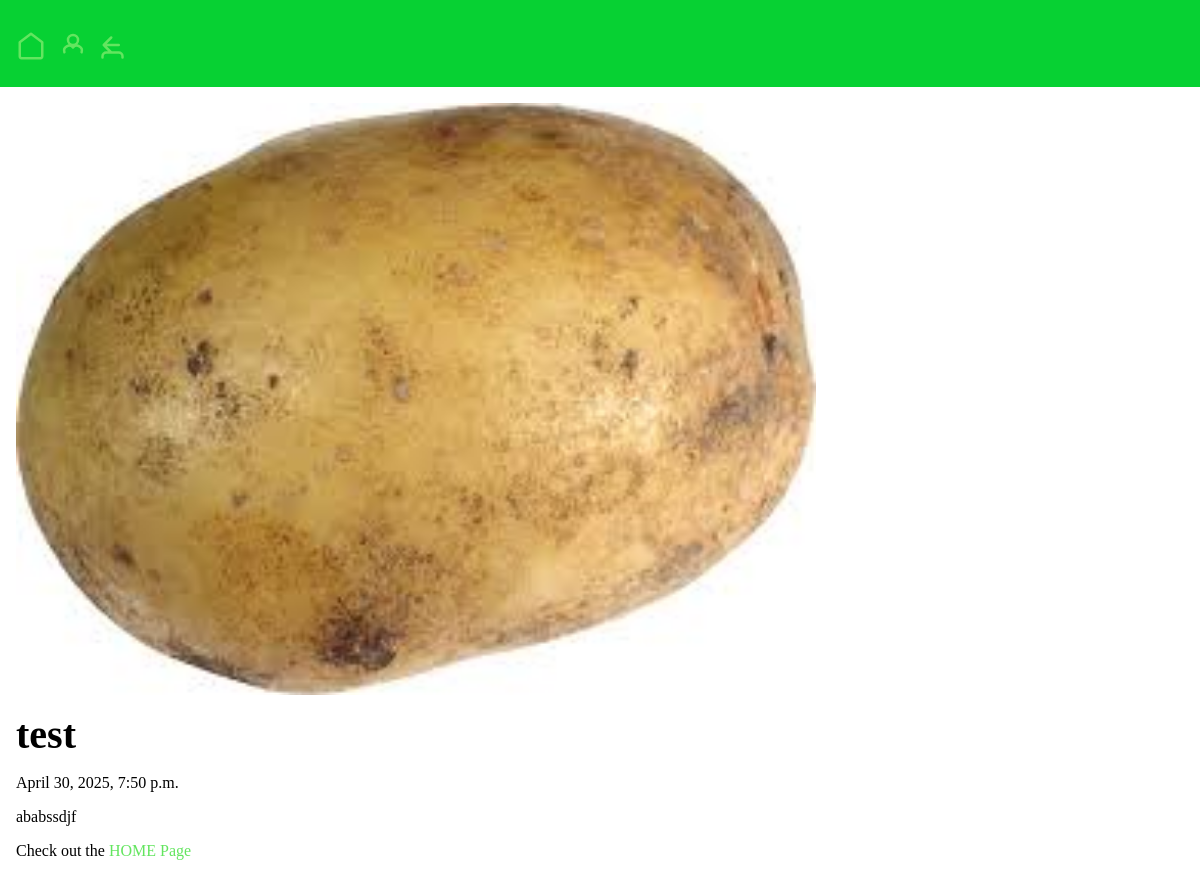
The page /posts/first_post on the database its author committed.
### posts/models.py (models this page shows, shortened)
class Post(models.Model):
    title = models.CharField(max_length=75)
    body = models.TextField()
    slug = models.SlugField()
    date = models.DateTimeField(auto_now_add=True)
    banner = models.ImageField(default= 'fallback.png', blank = True)
    author = models.ForeignKey(User, on_delete=models.CASCADE, default=None)

### posts/views.py (the view)
# urls.py: path('<slug:slug>', views.post_page, name = "page"),
def post_page(request, slug):
    post = Post.objects.get(slug=slug)
    return render(request, 'posts/post_page.html', {'post': post})

### posts/templates/posts/post_page.html (shortened to what this page needs)
{% extends 'layout.html' %}
{% block content %}
    <section>
        <img
        class = "banner"
        src= "{{ post.banner.url }}"
        alt="{{ post.title }} image"
        />
        <h1>{{ post.title }} </h1>
        <p>{{ post.date }}</p>
        <p>{{ post.body }}</p>
        <p>Check out the <a href = "/">HOME Page</a></p>
    </section>
{% endblock %}

### static/static/css/style.css (style rules this page uses)
* { margin: 0; padding: 0; box-sizing: border-box; }
body { min-height: 100vh; background-color: white; color: black; font-size: 3rem; }
section { display: flex; flex-flow: column; gap: 1rem; }
h1, h2 { font-size: 2.5rem; }
p { font-size: 1rem; }
a { text-decoration: none; color: #63e55f; }
.banner { display: block; width: 100%; max-width: 800px; }

### rows shown on the page
Post: banner (picture), title "test", date "April 30, 2025, 7:50 p.m.", body "ababssdjf"
